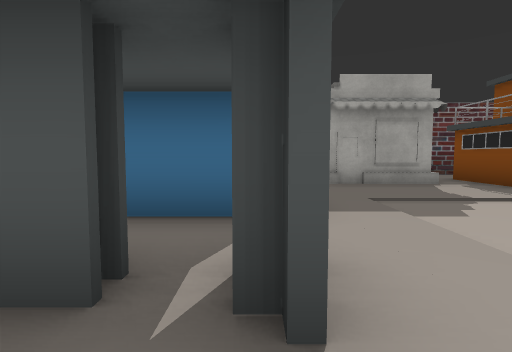
[1] (above)

24 first-person views from a walk through a 3-D level made in the Unity game engine. The camera is 1.2 m above the floor, tilts 4° down and sees 80° across. The floor is counted in squares, 2 m on a side. Each view is taken from the middle of a square. On the plan, view 1 faces up. The plan holds only what a view shows up to about 9 squares ahead; the rest is blank. The place goes on beyond the plan. The player is left out. Some surface patterns are stand-ins.

[2]
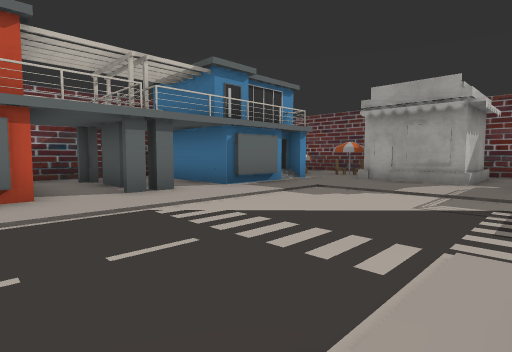

[3]
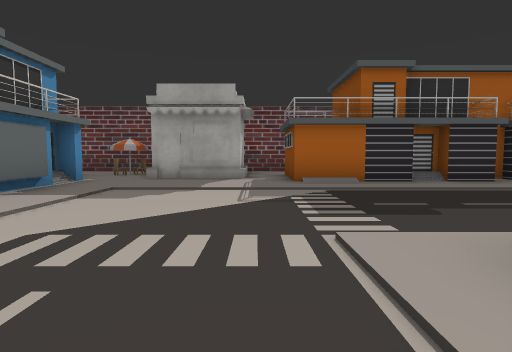

[4]
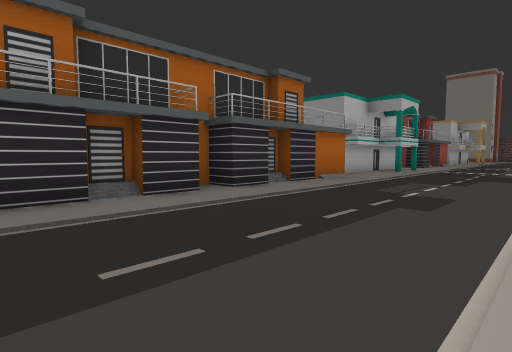

[5]
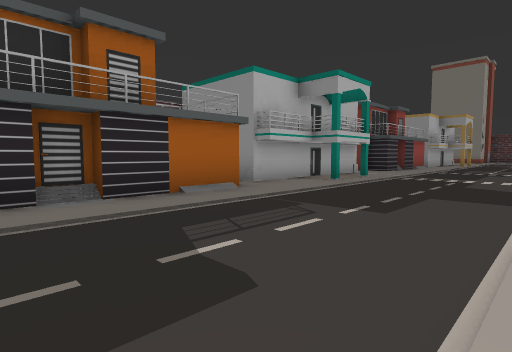

[6]
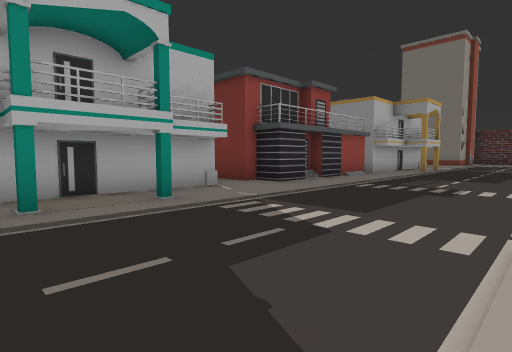

[7]
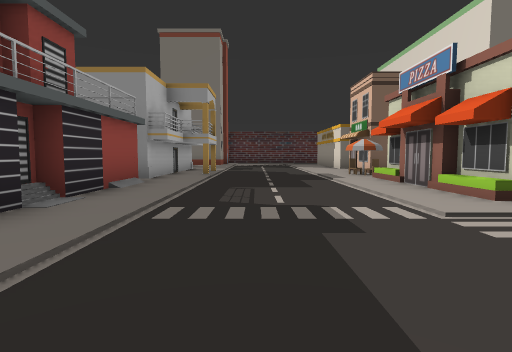

[8]
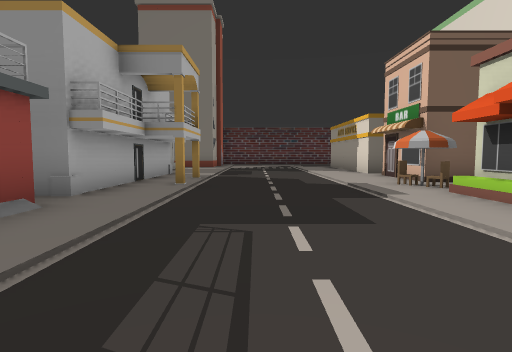

[9]
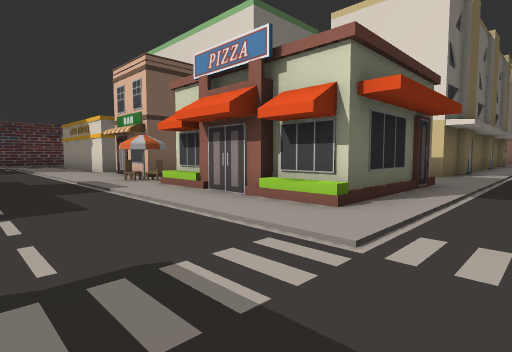

[10]
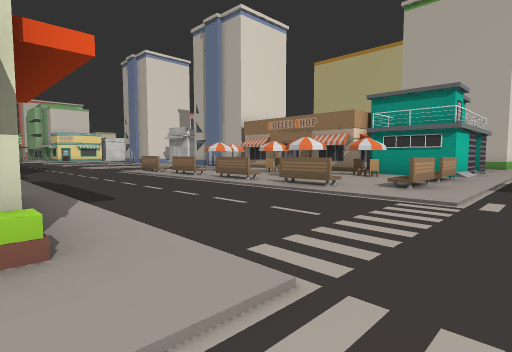

[11]
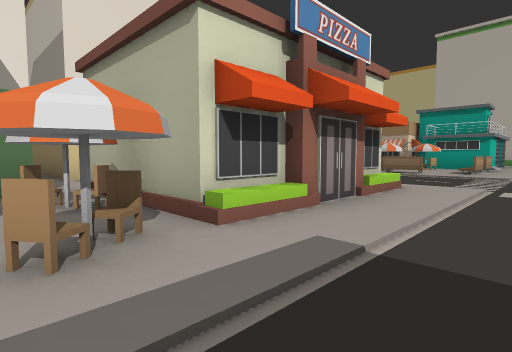

[12]
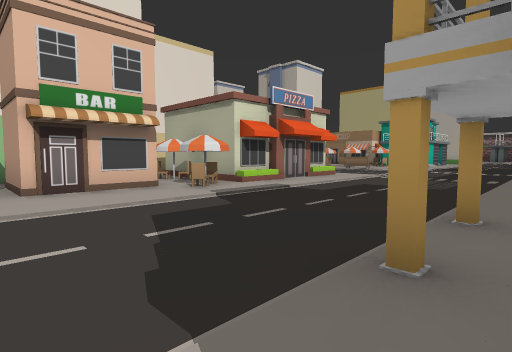

[13]
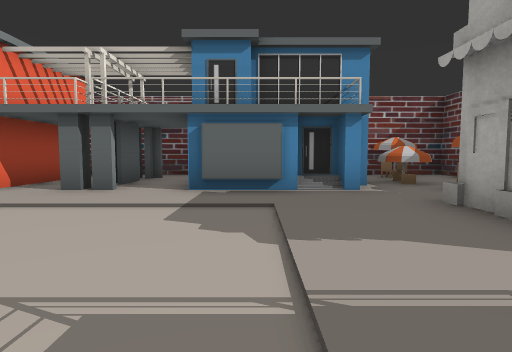

[14]
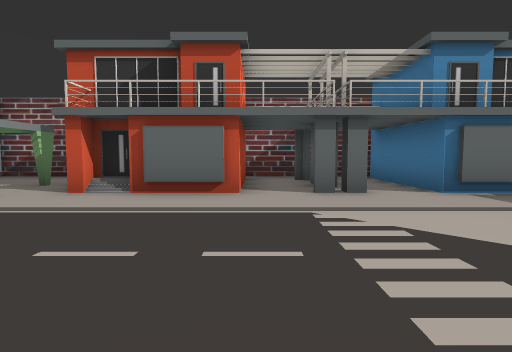

[15]
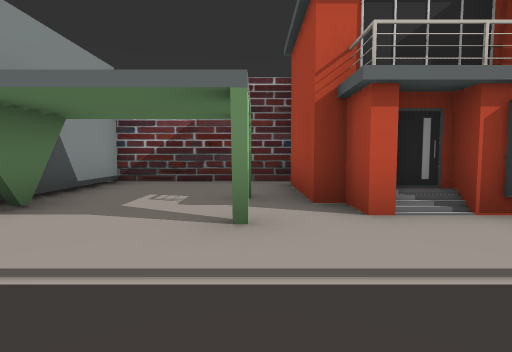

[16]
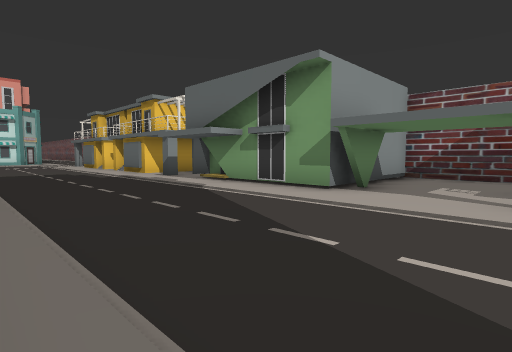

[17]
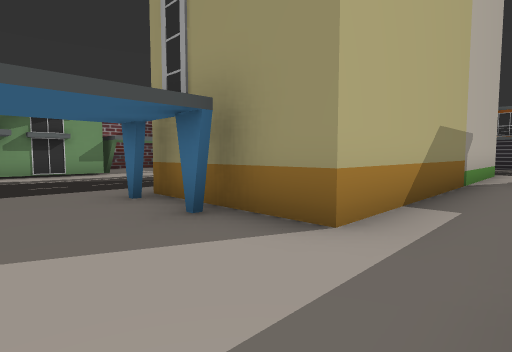

[18]
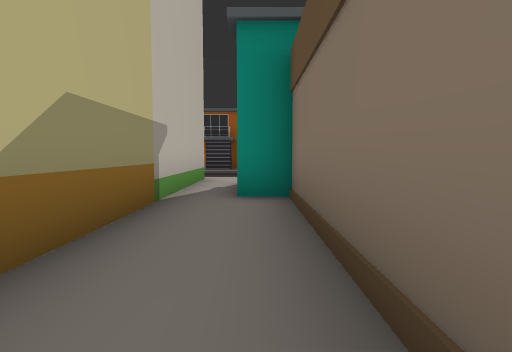

[19]
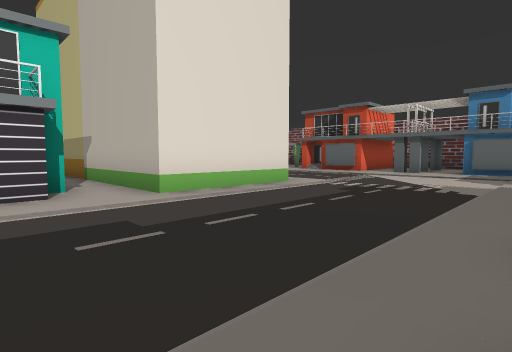

[20]
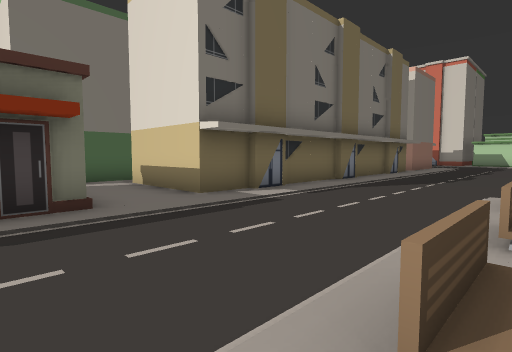

[21]
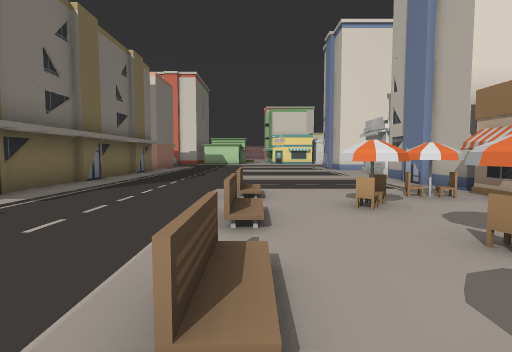

[22]
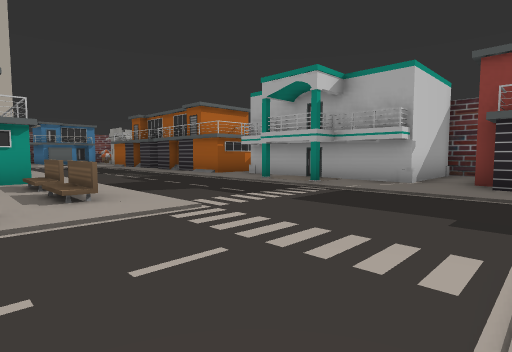

[23]
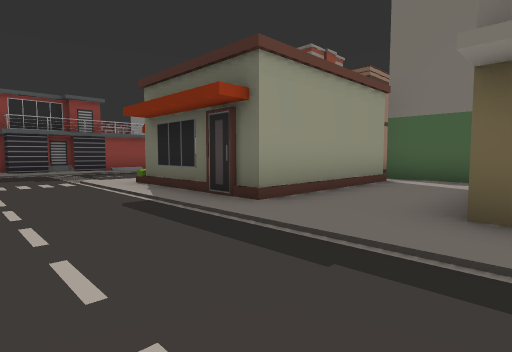

[24]
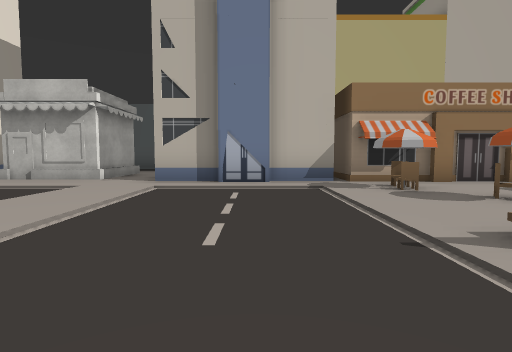

### Floor plan
Key: @ floor where view 1 was taken; # wall or solid block; . main floor; : floor 0.25 m higher than the main floor; / step, stairs or slope; C chair; B building; E bench; O other object.
Columns run from 4 left of view 1 to 31 right of it. Each row starts with its distance up from view 1.
  9  #      #              ##
  8  CC.CCO ..             #.
  7  CCCCC  .#             #.##
  6    #.....###############..##########
  5    ##................##.............
  4     #...............................
  3 # ###...............................
  2 #.##................................
  1 #.###...............................
  0 #...@.....BBB.#####/EE/....BBBBCCO..
 -1 # ###.....  B.#   #...E....B  BCOOOB
 -2 # ###...    B.##  #C.C/....B  BCCOOB
 -3 #.###..     B..#     CE....BBBB.BBBB
 -4 #....#....  B..#    C.:.........B  B
 -5 #.........  B..###..C.E.........B  B
 -6 #.........  B..###..C./....BBBB B  B
 -7 #####.....  B..  #.CC.E....B  B
 -8     #.....##... ##.C../....B  B
 -9     #..........  B.........B  B
-10     #..........  B.........B
-11     .....        B.........B
-12     .....        B........
-13      ....      ....... ..
-14       ...      ##O...
-15        ..       ##.
-16
-17                BB

Where each view was taken, in squares from view 1:
view 1: 0 up, 0 right, facing up
view 2: 1 down, 5 right, facing up-left
view 3: 1 down, 4 right, facing up
view 4: 1 up, 6 right, facing up-right
view 5: 1 up, 10 right, facing up-right
view 6: 1 up, 16 right, facing up-right
view 7: 3 up, 19 right, facing right
view 8: 3 up, 22 right, facing right
view 9: 3 up, 21 right, facing down-right
view 10: 2 up, 23 right, facing down-left
view 11: 2 up, 28 right, facing down-left
view 12: 5 up, 31 right, facing down-left
view 13: 4 up, 5 right, facing left
view 14: 0 up, 5 right, facing left
view 15: 4 down, 3 right, facing left
view 16: 4 down, 5 right, facing down-left
view 17: 10 down, 10 right, facing up-left
view 18: 7 down, 10 right, facing up
view 19: 5 up, 11 right, facing down-left
view 20: 2 down, 18 right, facing down-right
view 21: 2 down, 18 right, facing down
view 22: 1 down, 22 right, facing up-left
view 23: 6 down, 20 right, facing up-right
view 24: 10 down, 20 right, facing left
